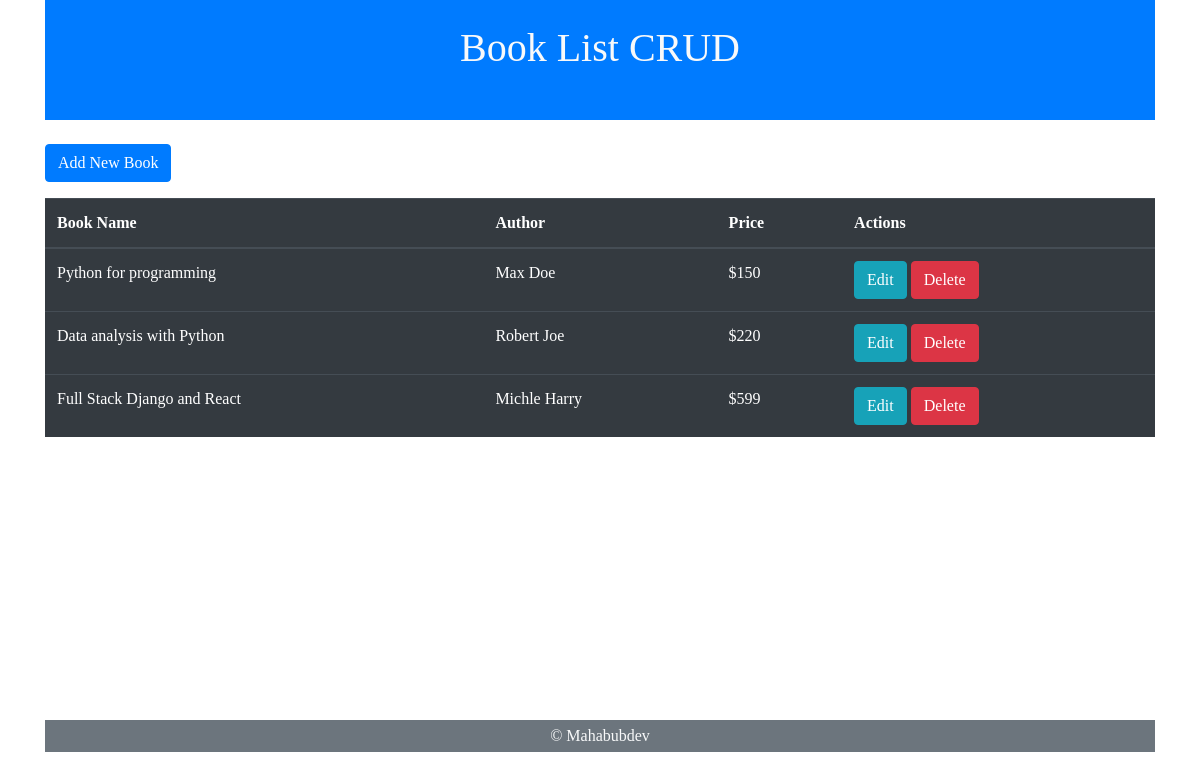
Before: / with the older database file.
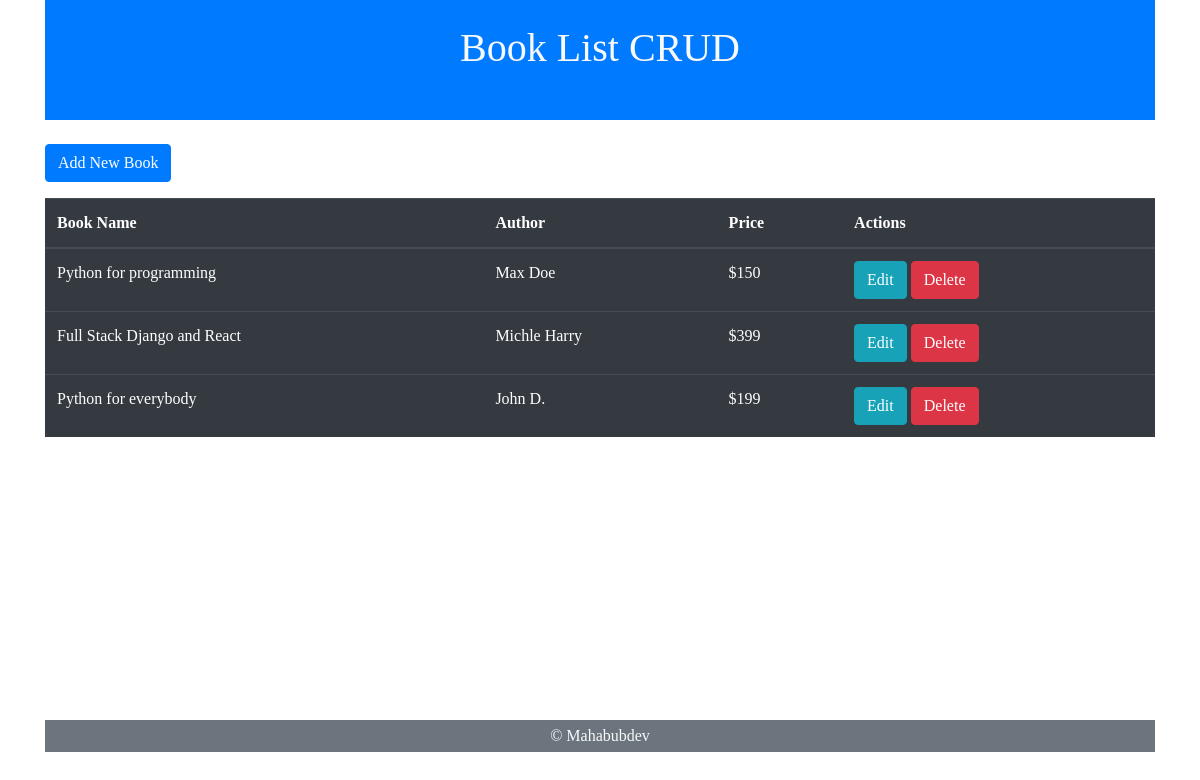
After: the same page with the newer database file.
### CRUD/models.py (models this page shows, shortened)
class Booklist(models.Model):
    title = models.CharField(max_length=155)
    price = models.IntegerField()
    author = models.CharField(max_length=100)

### CRUD/views.py (the view)
# urls.py: path('', views.index, name='index'),
def index(request):
    booklist = Booklist.objects.all()
    data = {'books': booklist}
    return render(request, 'index.html', data)

### templates/index.html
{% extends 'master.html' %}
{% load static %}
{% block content %}
    <table class="table table-dark">
        <thead>
            <tr>
                <th>Book Name</th>
                <th>Author</th>
                <th>Price</th>
                <th>Actions</th>
            </tr>
        </thead>
        <tbody>
            {% for book in books %}
            <tr>
                <td>{{ book.title }}</td>
                <td>{{ book.author }}</td>
                <td>${{ book.price }}</td>
                <td>
                    <a class="btn btn-info" href="/edit/{{book.id}}">Edit</a>
                    <a class="btn btn-danger" href="/del/{{book.id}}">Delete</a>
                </td>
            </tr>
            {% endfor %}
        </tbody>
        <tfoot>
            <a href="/add" class="btn btn-primary mb-3">Add New Book</a>
        </tfoot>
    </table>
{% endblock content %}

### templates/master.html (shortened to what this page needs)
{% load static %}
<!DOCTYPE html>
<html lang="en">
<head>
    <link rel="stylesheet" href="{% static 'css/bootstrap.min.css' %}">
    <link rel="stylesheet" href="{% static 'css/main.css' %}">
</head>
<body>
    <div class="page-wrapper">
        <div class="container">
            <div class="row">
                <div class="col-12">
                    <div class="d-flex justify-content-center py-4 bg-primary">
                        <h1 class="h1 text-bold text-light mb-4">Book List CRUD</h1>
                    </div>
                </div>
                <div class="d-block col-12 py-4 min75h">
                    {% block content %}
                    {% endblock %}
                </div>
                <div class="col-12">
                    <p class="py-1 text-center bg-secondary text-light">&copy; Mahabubdev</p>
                </div>
            </div>
        </div>
    </div>
</body>
</html>

### static/css/main.css (style rules this page uses)
body { font-family: Tahoma; font-weight: 400; color: #353535; }
.min75h { min-height: 75vh !important; }

Changed rows visible on the page:
removed Booklist: title "Data analysis with Python", author "Robert Joe", price "220"
changed Booklist "Full Stack Django and React": price "599" → "399"
added Booklist: title "Python for everybody", author "John D.", price "199"
